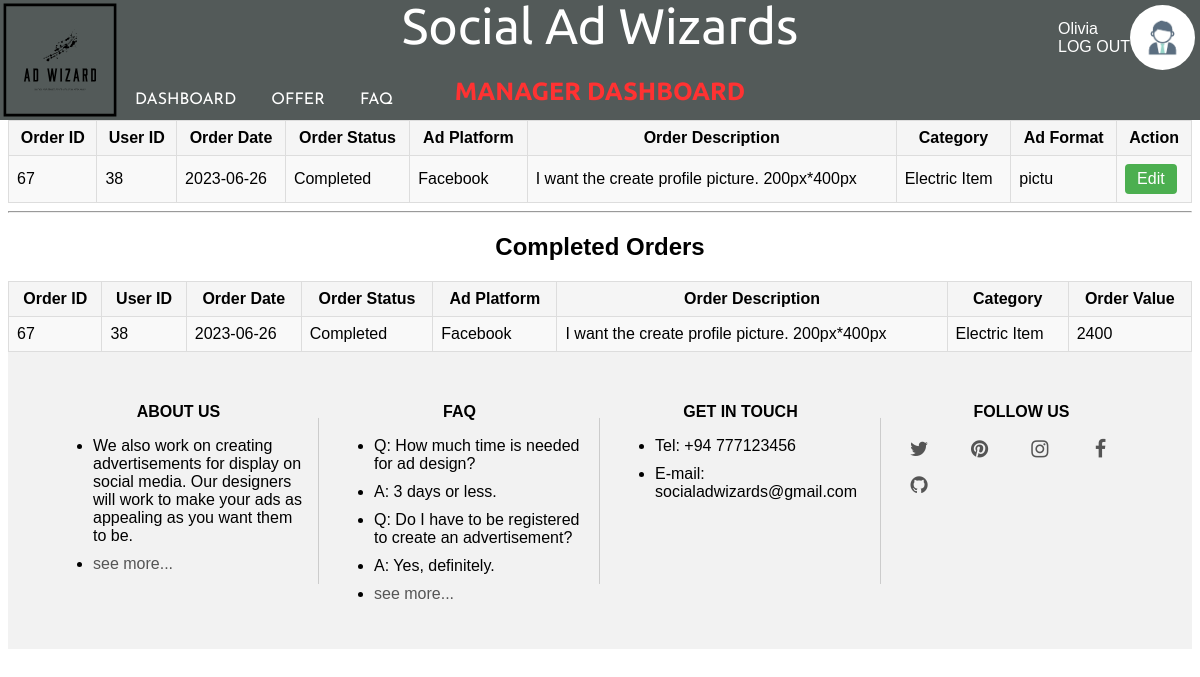
Screenshot of /src/views/manager/dashboard-manager.php (signed in) with the database file from the repository.
### tables this page shows
CREATE TABLE `order_info` (
  `order_id` int(11) NOT NULL,
  `s_user_id` int(11) NOT NULL,
  `order_date` date NOT NULL DEFAULT current_timestamp(),
  `order_status` varchar(10) NOT NULL DEFAULT 'Pending',
  `ad_platform` varchar(10) NOT NULL,
  `order_desc` varchar(2000) NOT NULL,
  `category` varchar(30) DEFAULT NULL,
  `ad_format` varchar(5) NOT NULL,
  `documents` varchar(500) DEFAULT NULL,
  `offer_id` int(11) DEFAULT NULL,
  `order_value` float NOT NULL,
  `released_link` varchar(500) DEFAULT NULL,
  `released_date` date DEFAULT current_timestamp()
);

### src/views/manager/manage-order.php (the view, shortened to what this page needs)
<?php
include '../../config/database/connection.php';
$query = "SELECT * FROM order_info";
$result = mysqli_query($conn, $query);
if (mysqli_num_rows($result) > 0) {
    echo '<table class="order-table">';
    echo '<tr>';
    echo '<th>Order ID</th>';
    echo '<th>User ID</th>';
    echo '<th>Order Date</th>';
    echo '<th>Order Status</th>';
    echo '<th>Ad Platform</th>';
    echo '<th>Order Description</th>';
    echo '<th>Category</th>';
    echo '<th>Ad Format</th>';
    echo '<th>Action</th>';
    echo '</tr>';
    while ($row = mysqli_fetch_assoc($result)) {
        echo '<tr>';
        echo '<td>' . $row['order_id'] . '</td>';
        echo '<td>' . $row['s_user_id'] . '</td>';
        echo '<td>' . $row['order_date'] . '</td>';
        echo '<td>' . $row['order_status'] . '</td>';
        echo '<td>' . $row['ad_platform'] . '</td>';
        echo '<td>' . $row['order_desc'] . '</td>';
        echo '<td>' . $row['category'] . '</td>';
        echo '<td>' . $row['ad_format'] . '</td>';
        echo '<td><a class="edit-button" href="./src/views/manager/edit-order.php?order_id=' . $row['order_id'] . '">Edit</a></td>';
        echo '</tr>';
    }
    echo '</table>';
} else {
    echo 'No orders found.';
}
?>

### src/views/manager/completed-order.php (shortened to what this page needs)
<?php
include '../../config/database/connection.php';
$query = "SELECT * FROM order_info WHERE order_status = 'Completed'";
$result = mysqli_query($conn, $query);
echo '<hr><center><h1>Completed Orders</h1></center>';
if (mysqli_num_rows($result) > 0) {
    echo '<table class="order-table">';
    echo '<tr>';
    echo '<th>Order ID</th>';
    echo '<th>User ID</th>';
    echo '<th>Order Date</th>';
    echo '<th>Order Status</th>';
    echo '<th>Ad Platform</th>';
    echo '<th>Order Description</th>';
    echo '<th>Category</th>';
    echo '<th>Order Value</th>';
    echo '</tr>';
    while ($row = mysqli_fetch_assoc($result)) {
        echo '<tr>';
        echo '<td>' . $row['order_id'] . '</td>';
        echo '<td>' . $row['s_user_id'] . '</td>';
        echo '<td>' . $row['order_date'] . '</td>';
        echo '<td>' . $row['order_status'] . '</td>';
        echo '<td>' . $row['ad_platform'] . '</td>';
        echo '<td>' . $row['order_desc'] . '</td>';
        echo '<td>' . $row['category'] . '</td>';
        echo '<td>' . $row['order_value'] . '</td>';
    }
    echo '</table>';
} else {
    echo 'No orders found.';
}
?>

### src/css/dashboard-manager.css (style rules this page uses)
body { margin-top: 120px; }

### src/css/manage-order.css (style rules this page uses)
.order-table { width: 100%; border-collapse: collapse; margin-top: 20px; }
.order-table th, .order-table td { border: 1px solid #ddd; padding: 8px; }
.order-table th { background-color: #f5f5f5; }
.order-table tr:nth-child(even) { background-color: #f9f9f9; }
.edit-button { display: inline-block; padding: 6px 12px; background-color: #4CAF50; color: #fff; text-decoration: none; border-radius: 4px; transition: background-color 0.3s ease; }

### src/css/sign-in.css (style rules this page uses)
body { font-family: Arial, sans-serif; }

### rows the page displays
order_info: order_id "67", s_user "38", order_date "2023-06-26", order_status "Completed", ad_platform "Facebook", order_desc "I want the create profile picture. 200px*400px", category "Electric Item", ad_format "pictu", order_value "2400"

### other values shown
$userName "Olivia"
